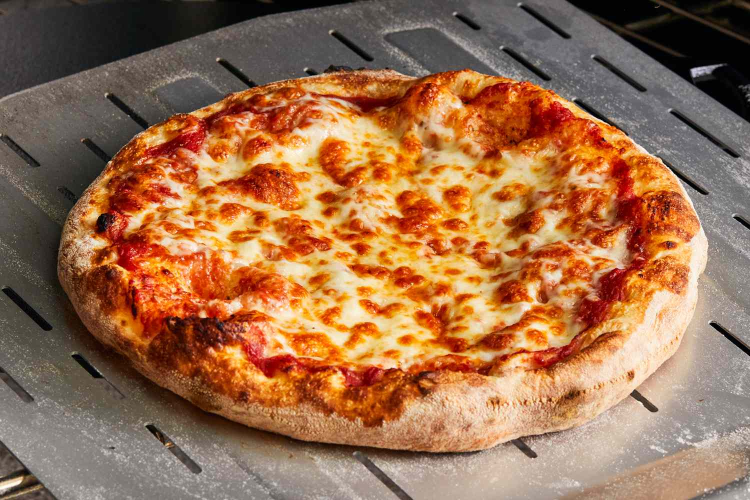
#> input picture opencv/object detection/obj_detection_basics/pizza.jpg, 1500 x 1000 px, found by its file name (shown at 1/2 size)
$ python Sample_image_thresholding.py
#> lines starting #> are read from the running program, lines starting #| are printed output that depends on the picture; after the words box and inside, x2 and y2 are one past the last pixel; in counts of white or black regions, pixels touching at a corner belong together
#simple image Thresholding spereating a object from background
# import cv2
import cv2
# [13 lines of commented-out code are left out]
img2 = cv2.imread("object detection/pizza.jpg",0)
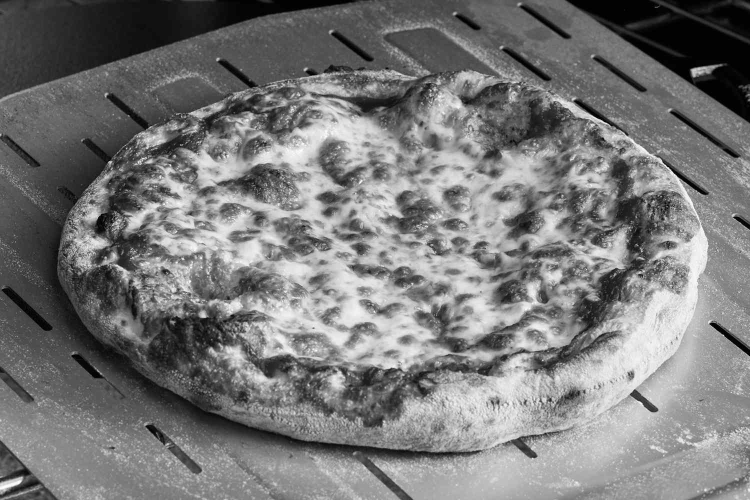
#> img2: shape (1000, 1500) (shown at 1/2 size); min 0, max 255, mean 120.3

th4 = cv2.adaptiveThreshold(img2,255,cv2.ADAPTIVE_THRESH_MEAN_C,cv2.THRESH_BINARY,11,2);
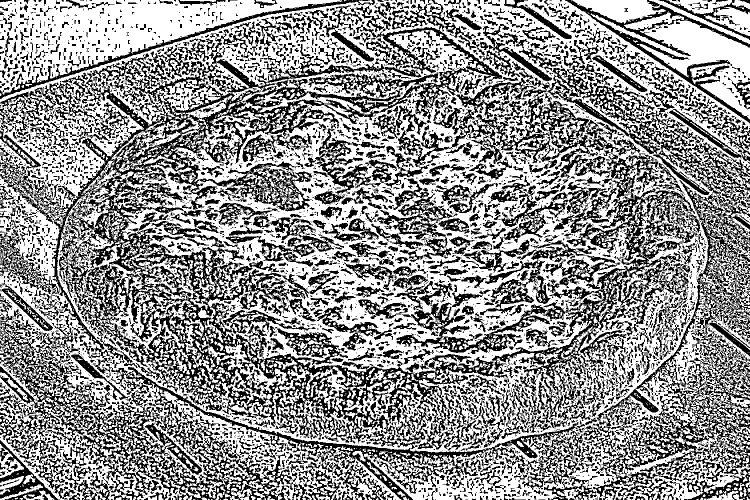
#> th4: shape (1000, 1500) (shown at 1/2 size); 57.7% white; 5630 black regions (3984 under 20 px), largest, box (x1, y1, x2, y2) and area: (0, 0, 1262, 1000) 242398, (1046, 80, 1500, 1000) 61137, (792, 270, 1401, 857) 42157
img2 = cv2.resize(img2,(500,500))
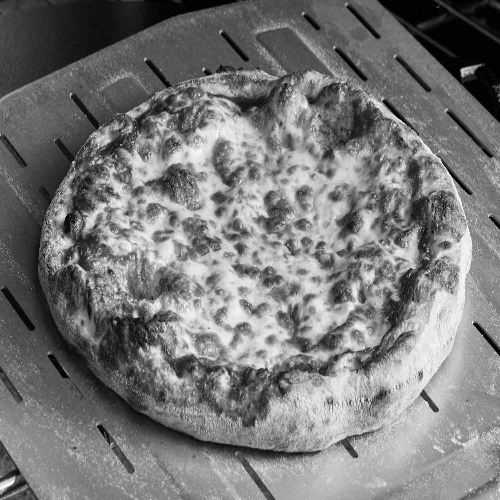
#> img2: shape (500, 500); min 0, max 255, mean 120.5
th4 = cv2.resize(th4,(500,500))
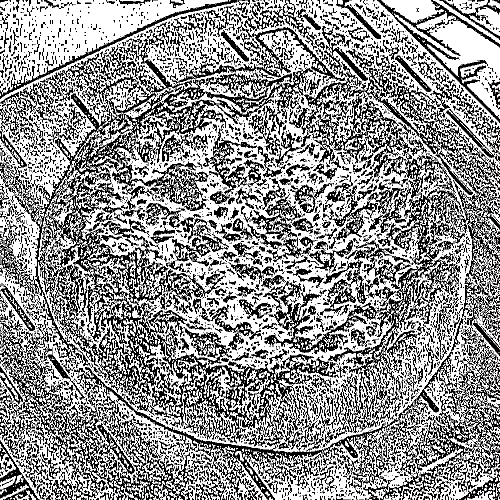
#> th4: shape (500, 500); min 0, max 255, mean 147.4
cv2.imshow("image2",img2)
cv2.imshow("image1",th4)
cv2.waitKey(50000)
cv2.destroyAllWindows()

$ run again, with opencv/object detection/obj_detection_basics/gradient.jpg copied over opencv/object detection/obj_detection_basics/pizza.jpg
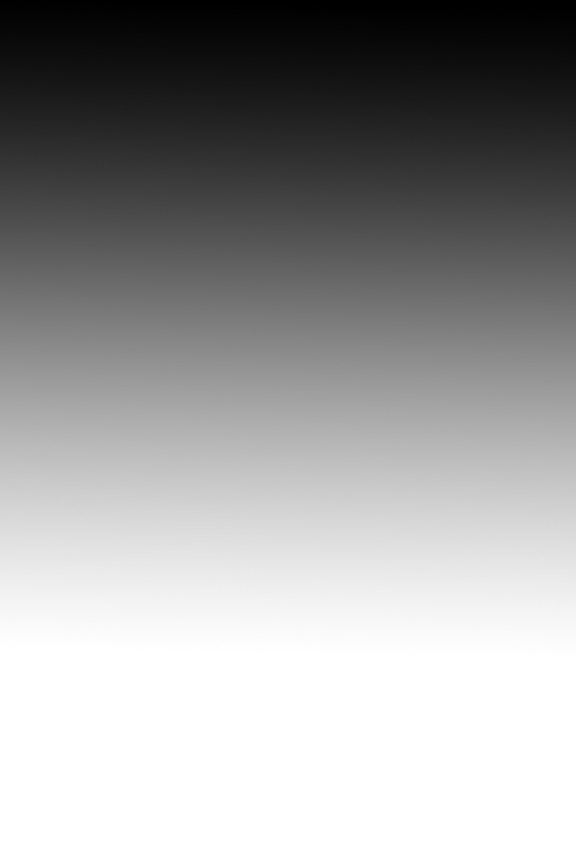
#> input picture opencv/object detection/obj_detection_basics/gradient.jpg, 1728 x 2592 px, found by its file name (shown at 1/3 size)
#> img2 is the input picture: shape (2592, 1728); min 0, max 255, mean 157.9
#> `th4 = cv2.adaptiveThreshold(img2,255,cv2.ADAPTIVE_THRESH_MEAN_C,cv2.TH..`:
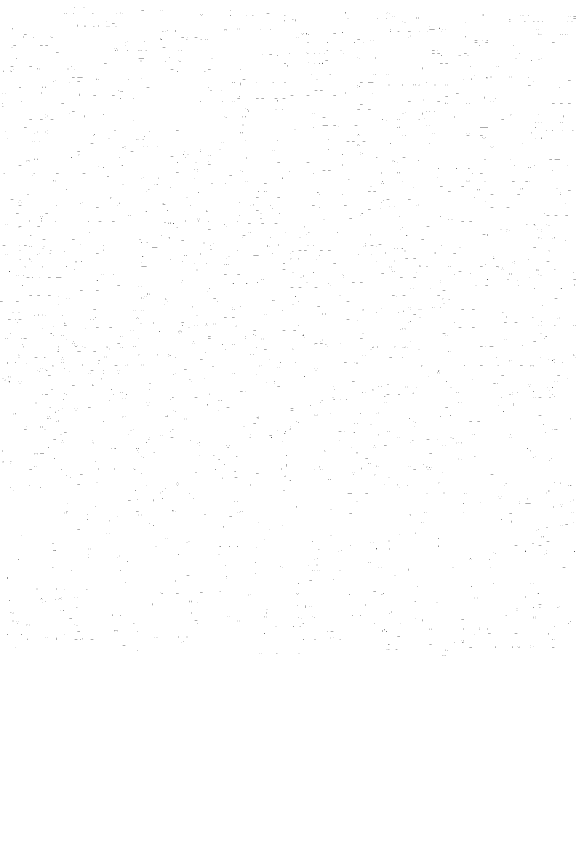
#> th4: shape (2592, 1728) (shown at 1/3 size); 99.8% white; black in thin lines or dots, all inside (x1, y1, x2, y2) = (0, 23, 1728, 1968)
#> img2: shape (500, 500)
#> `th4 = cv2.resize(th4,(500,500))`:
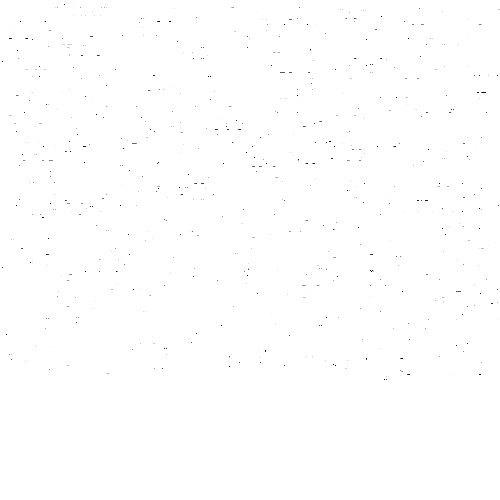
#> th4: shape (500, 500); min 0, max 255, mean 254.6
